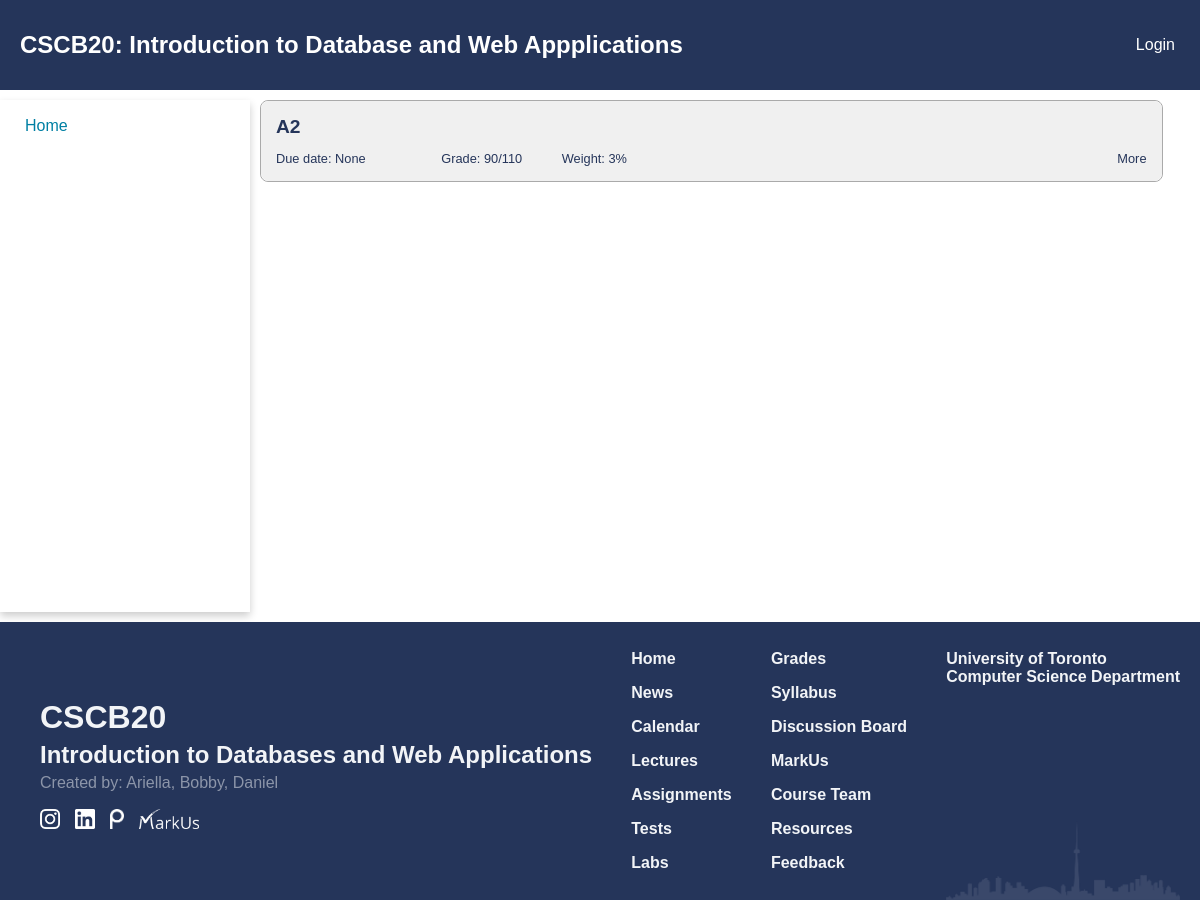
/grades, run on an earlier commit of the app's database.
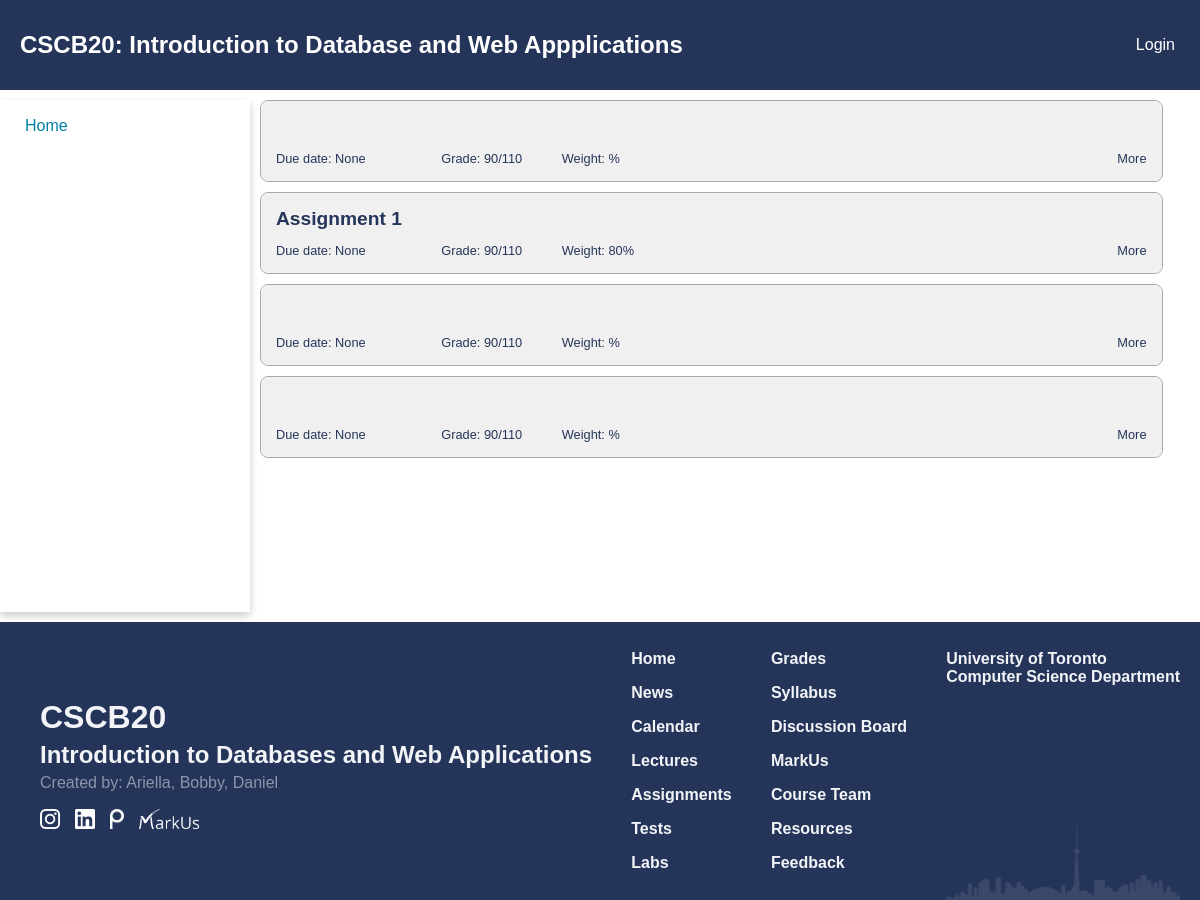
And on a later commit of the database.
### app.py (models this page shows)
class Test(db.Model):
    id = db.Column(db.Integer, primary_key = True, nullable = True)
    name = db.Column(db.String(250), nullable = False)
    desc = db.Column(db.Text)
    weight = db.Column(db.Integer, nullable = False)
    due_date = db.Column(db.Date)
    grades = db.relationship("Grades", backref = 'test', lazy = True)

### app.py (the view)
@app.route('/grades')
def view():
    lst_tests = Test.query.all()
    lst_grades = None
    if(isInstructor(session)):
        students = Student.query.all()
        return render_template("modify_assignment.html", lst_tests = lst_tests, grades = True, lst_grades = lst_grades)
    return render_template("grades.html", lst_tests = lst_tests, grades = True, lst_grades = lst_grades)

### app.py (called while the page is built)
def isInstructor(identity):
    if "auth" in identity and identity["auth"] == 'Instructor':
        return True
    return False

### templates/grades.html (shortened to what this page needs)
{% extends 'home_template.html' %}
{% block extra_css %}
<link href="{{ url_for('static', filename='css/grades.css') }}" rel="stylesheet" type="text/css">
{% endblock %}
{% block content %}
<main class="grades-main">
    {% for test in lst_tests %}
    <div class="assignment-item">
        <div class="assignment-container assignment-header">
            <div class="assignment assignment-title more">{{ test.name }}</div>
            <div class="header-section header-section1">
                <span class="assignment due-date">Due date: {{ test.due_date }}</span>
                <span class="assignment assignment-grade">Grade: 90/110</span>
                <span class="assignment assignment-weight">Weight: {{ test.weight }}%</span>
            </div>
            <div class="header-section more">More</div>
        </div>
    </div>
    {% endfor %}
</main>
{% endblock %}

### templates/home_template.html (shortened to what this page needs)
<!DOCTYPE html>
<html lang="en">
<head>
  <link href="{{ url_for('static', filename='css/navbar.css') }}" rel="stylesheet" type="text/css">
  <link href="{{ url_for('static', filename='css/footer.css') }}" rel="stylesheet" type="text/css">
  <link href="{{ url_for('static', filename='css/index.css') }}" rel="stylesheet" type="text/css">
    {% block extra_css %}
    {% endblock %}
</head>
<body id="top">
  <header>
    <div class="header-flex">
      <div class="header-flex-1 title"><a href="/" class="title">CSCB20<span class="big-screen">: Introduction to Database and Web
          Appplications</span></a></div>
        <div class="header-flex-2">
          {% if "auth" in session %}
          <div>Hello, <b>{{ session["name"] }}</b></div>
          <small><div><a href="/logout" style="padding: 0;">Logout</a></div></small>
          {% else %}
          <a href="/login"> Login </a>
          {% endif %}
        </div>
    </div>
  </header>
  <div class="container">
    <nav class="nav-card">
      <div class="card">
        <div class="nav-container">
          <ul class="nav-list">
            <li> <a href="/" >Home</a></li>
          </ul>
        </div>
      </div>
    </nav>
    {% block content %}
    {% endblock %}
    <footer class="footer">
      <div class="footer-1">
        <div class="footer-heading" style="font-size: 2rem;">CSCB20</div>
        <div class="footer-heading" style="font-size: 1.5rem;">Introduction to Databases and Web Applications</div>
        <div style="font-weight: 500; opacity: 50%;">Created by:
          <a href="https://www.linkedin.com/in/ariellasiahaan/" target="_blank">Ariella,</a>
          <a href="https://www.linkedin.com/in/bobby-adi-salim/" target="_blank">Bobby,</a>
          <a href="https://www.linkedin.com/in/danielstevanus/" target="_blank">Daniel</a>
        </div>
        <div class="icons">
          <a href="https://www.instagram.com/utsccms/" target="_blank"><img src="{{ url_for('static', filename = 'images/Instagram_Glyph_White.png' ) }} "
              alt="I" style="height:20px"></a>
          <a href="https://www.linkedin.com/company/utsccms/" target="_blank"><img src="{{ url_for('static', filename = 'images/linkedin.png' ) }} " alt="M"
              style="height:20px"></a>
          <a href="https://piazza.com/class/lqy466htv8g5xb" target="_blank"><img src="{{ url_for('static', filename = 'images/piazza.png' ) }} " alt="P"
              style="height:20px"></a>
          <a href="https://markus2.utsc.utoronto.ca/courses/20/assignments" target="_blank"><img src="{{ url_for('static', filename = 'images/markus.png' ) }} "
              alt="M" style="height:20px"></a>
        </div>
      </div>
      <div class="footer-2 links">
        <div class="navigation">
          <div><a href="/">Home</a></div>
          <div><a href="/news">News</a></div>
          <div><a href="/calendar">Calendar</a></div>
          <div><a href="/lectures">Lectures</a></div>
          <div><a href="/assignments">Assignments</a></div>
          <div><a href="/tests">Tests</a></div>
          <div><a href="/labs">Labs</a></div>
        </div>
      </div>
      <div class="footer-3 links">
        <div class="navigation">
          <div><a href="/grades">Grades</a></div>
          <div><a href="{{ url_for('static', filename = 'pdf/mock.pdf' ) }}">Syllabus</a></div>
          <div><a href="https://piazza.com/class/lqy466htv8g5xb" target="_blank">Discussion Board</a></div>
          <div><a href="https://markus2.utsc.utoronto.ca/courses/20/assignments" target="_blank">MarkUs</a></div>
          <div><a href="/team">Course Team</a></div>
          <div><a href="/resources">Resources</a></div>
          <div><a href="/feedback">Feedback</a></div>
        </div>
      </div>
      <div class="footer-4">
        <nav class="navigation">
          <div><a href="https://web.cs.toronto.edu/about/our-department" target="_blank">University of Toronto <br>
              Computer Science Department</a></div>
        </nav>
      </div>
    </footer>
  </div>
</body>
</html>

### static/css/navbar.css (style rules this page uses)
:root { --primary_color: #25355A; --secondary_color: #007FA3; --phone_size: 600px; }
body { margin: 0; padding: 0; font-family: Arial, sans-serif; }
main { grid-area: content; padding: 20px; padding: 0px 10px 0px 10px; width: 95%; }
footer { grid-area: footer; background-color: #333; color: #fff; padding: 10px; }
header { position: sticky; top:0; left:0; grid-area: header; background-color: var(--primary_color); padding: 10px 10px 10px 20px; z-index: 10000; height: 70px; margin-bottom: 10px; }
header .title { font-size: 24px; font-weight: 600; color: #FFFFFF; text-decoration: none; }
.header-flex { display: flex; height: 100%; align-items: center; }
.header-flex-1 { flex-grow: 1; padding-right: 40px; }
.header-flex-2 { text-align: right; padding-right: 15px; }
.header-flex-2 a , .header-flex-2 div { color: white; text-decoration: none; background-image: linear-gradient( to right, #54b3d6 50%, white 50% ); background-size: 200% 100%; background-position: -100%; display: inline-block; padding: 5px 0; position: relative; background-clip: text; -webkit-background-clip: text; -webkit-text-fill-color: transparent; transition: all 0.3s ease-in-out; }
.header-flex-2 a:before { content: ''; background: white; display: block; position: absolute; bottom: -3px; left: 0; width: 0; height: 3px; transition: all 0.3s ease-in-out; }
@media (min-width: 800px) { .container { display: grid; grid-template-areas: "header header header" "menu content content" "footer footer footer"; grid-template-rows: auto 1fr auto; grid-template-columns: 250px auto; min-height: 100vh; } }
nav { width: 100%; grid-area: menu; }
nav .card { height: 100%; width: 100%; box-shadow: 0 4px 8px 0 rgba(0,0,0,0.2); transition: 0.3s; width: 100%; }
.nav-container { padding: 2px 25px; }
nav ul { list-style-type: none; padding: 0; margin: 0; }
nav li { margin-left: 0; margin-top: 10px; margin-bottom: 10px; }
.nav-list a { background-image: linear-gradient( to right, #54b3d6, #54b3d6 50%, #007FA3 50% ); background-size: 200% 100%; background-position: -100%; display: inline-block; padding: 5px 0; position: relative; background-clip: text; -webkit-background-clip: text; -webkit-text-fill-color: transparent; transition: all 0.3s ease-in-out; }
.nav-list a:before { content: ''; background: #54b3d6; display: block; position: absolute; bottom: -3px; left: 0; width: 0; height: 3px; transition: all 0.3s ease-in-out; }

### static/css/footer.css (style rules this page uses)
@media (min-width: 800px) { .footer { display: flex; justify-content: space-between; background-color: #25355A; color: #F2F4F7; padding: 20px 20px 0 20px; font-family: Arial, Helvetica, sans-serif; } }
@media (min-width: 800px) { .footer-4 { background-image: url("../images/toronto-b.png"); background-size: contain; background-repeat: no-repeat; background-position: center bottom; } }
@media (min-width: 800px) { .links { padding-left: 30px; padding-bottom: 20px; } }
@media (min-width: 800px) { .footer-1 { align-self: center; margin-left: 20px; } }
footer { margin-top: 10px; }
.footer-heading { font-weight: bold; margin: 5px 0; }
.footer a { color: #F2F4F7; text-decoration: none; }
.footer-3 { padding-right: 30px; }
.icons { margin: 15px 0; display: flex; }
.icons img { margin: 2px 15px 0 0; }
.navigation { display: flex; flex-direction: column; font-weight: bold; }
.navigation div { margin: 8px 0; }

### static/css/index.css (style rules this page uses)
:root { --primary_color: #25355A; --secondary_color: #007FA3; }
body { background-color: #FFFFFF; color: var(--primary_color); font-family: Geneva, Arial, Helvetica, sans-serif; }

### static/css/grades.css (style rules this page uses)
.assignment-container { padding: 15px; }
.assignment-header { background-color: #f0f0f0; position: relative; height: 50px; border-radius: 8px; }
.assignment-item { border: solid; border-width: thin; border-color: #aaaaaa; margin-bottom: 10px; border-radius: 8px; }
.assignment-title { position: absolute; font-weight: 600; font-size: 1.2em; left: 15px; top: 15px; }
.header-section { font-size: 0.8em; position: absolute; }
.header-section1 { left: 15px; bottom: 15px; width: 80%; }
.header-section .assignment { margin-left: 5%; }
.header-section .due-date { margin-left: 0; margin-right: 5%; }
.more { position: absolute; right: 15px; bottom: 15px; }

What changed in the data, as far as the page shows it:
removed Test: name "A2", due_date "None", weight "3"
added Test: due_date "None"
added Test: name "Assignment 1", due_date "None", weight "80"
added Test: due_date "None"
added Test: due_date "None"
